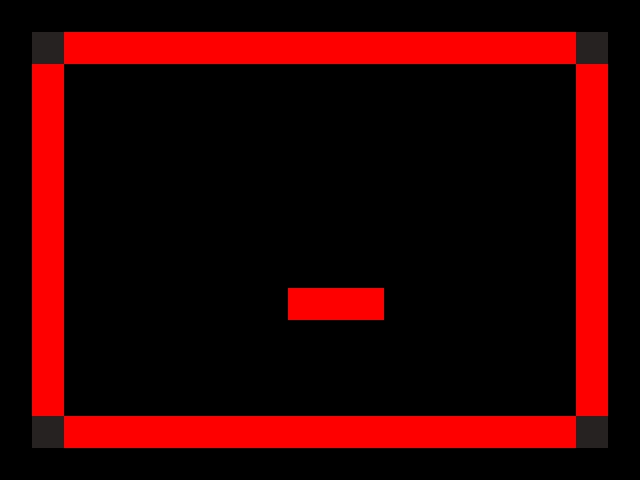

This is a level from a 2D game, rendered from its Tiled map with the project's own tilesets. A one-line summary and the complete map file follow:
An orthogonal 20x15 tile map with 32x32 px tiles, 1 tile layer (bounds), 1 image layer and 2 objects.

<map version="1.10" tiledversion="1.10.2" orientation="orthogonal" renderorder="right-down" width="20" height="15" tilewidth="32" tileheight="32" infinite="0" nextlayerid="8" nextobjectid="3">
 <editorsettings>
  <export target="test.json" format="json" />
 </editorsettings>
 <tileset firstgid="1" source="tiles-tsx/bounds.tsx" />
 <imagelayer id="2" name="room">
  <image source="../img/rooms/test/room.png" width="640" height="480" />
 </imagelayer>
 <layer id="1" name="bounds" width="20" height="15">
  <data encoding="csv">
0,0,0,0,0,0,0,0,0,0,0,0,0,0,0,0,0,0,0,0,
0,0,1,1,1,1,1,1,1,1,1,1,1,1,1,1,1,1,0,0,
0,1,0,0,0,0,0,0,0,0,0,0,0,0,0,0,0,0,1,0,
0,1,0,0,0,0,0,0,0,0,0,0,0,0,0,0,0,0,1,0,
0,1,0,0,0,0,0,0,0,0,0,0,0,0,0,0,0,0,1,0,
0,1,0,0,0,0,0,0,0,0,0,0,0,0,0,0,0,0,1,0,
0,1,0,0,0,0,0,0,0,0,0,0,0,0,0,0,0,0,1,0,
0,1,0,0,0,0,0,0,0,0,0,0,0,0,0,0,0,0,1,0,
0,1,0,0,0,0,0,0,0,0,0,0,0,0,0,0,0,0,1,0,
0,1,0,0,0,0,0,0,0,1,1,1,0,0,0,0,0,0,1,0,
0,1,0,0,0,0,0,0,0,0,0,0,0,0,0,0,0,0,1,0,
0,1,0,0,0,0,0,0,0,0,0,0,0,0,0,0,0,0,1,0,
0,1,0,0,0,0,0,0,0,0,0,0,0,0,0,0,0,0,1,0,
0,0,1,1,1,1,1,1,1,1,1,1,1,1,1,1,1,1,0,0,
0,0,0,0,0,0,0,0,0,0,0,0,0,0,0,0,0,0,0,0
</data>
 </layer>
 <group id="3" name="events">
  <objectgroup id="6" name="spawn-player">
   <object id="1" gid="4" x="96" y="416" width="128" height="128" />
  </objectgroup>
  <objectgroup id="7" name="spawn-placeholder">
   <object id="2" gid="4" x="416" y="416" width="128" height="128" />
  </objectgroup>
 </group>
</map>